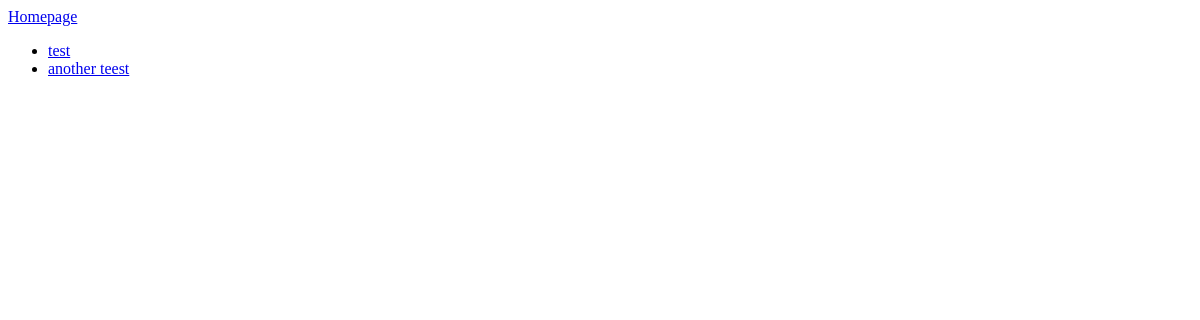
The page /buildhabits/viewhabits/ (signed in) on the database as committed earlier.
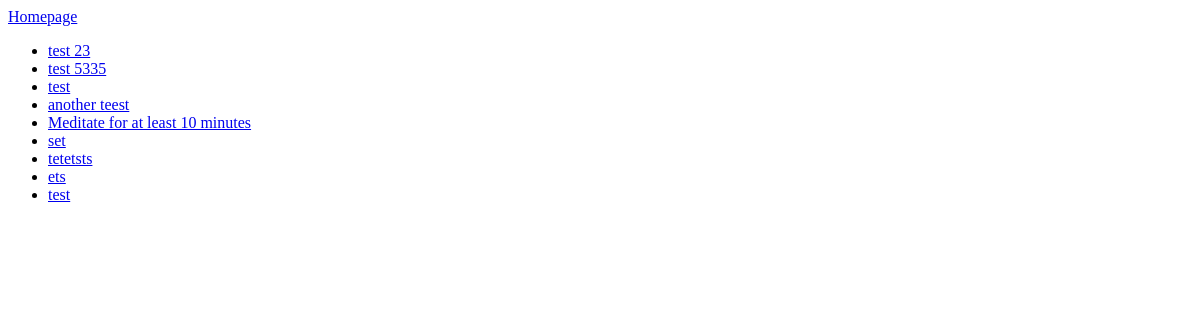
The same page on the database as committed later.
### BuildHabits/models.py (models this page shows, shortened)
class Habit(models.Model):
	habit_text = models.CharField(max_length=50)
	belongs_to = models.CharField(max_length=150)
	date_added = models.DateTimeField("date added")
	occurrence = models.IntegerField()
	last_modified = models.DateTimeField("date habit was last changed", default=getTodaysDate())

### BuildHabits/views.py (the view)
# urls.py: path('viewhabits/', views.viewHabits.as_view(), name='viewhabits'),
class viewHabits(generic.ListView):
	template_name = 'BuildHabits/viewhabits.html'
	context_object_name = 'allHabits'
	def get(self, request):
		if not request.user.is_authenticated:
			return HttpResponseRedirect(reverse('buildhabits:login'))
		query = self.my_get_queryset(request)
		return render(request, 'BuildHabits/viewhabits.html', {'allHabits':query})
	def my_get_queryset(self, request):
		queryset = Habit.objects.filter(belongs_to=request.user)
		return queryset.order_by('-date_added')

### BuildHabits/templates/BuildHabits/viewhabits.html
<a href="{% url 'buildhabits:homepage' %}">Homepage</a>
{% if allHabits %}
	<ul>
	{% for habit in allHabits %}
		<li><a href="{% url 'buildhabits:habitdetails' habit.id %}">{{ habit.habit_text }}</a></li>
	{% endfor %}
	</ul>
{% else %}
	<p> You didn't enter any habits <p>
{% endif %}

Rows that differ between the two databases and show on the page:
added Habit: habit_text "test 23"
added Habit: habit_text "test 5335"
added Habit: habit_text "Meditate for at least 10 minutes"
added Habit: habit_text "set"
added Habit: habit_text "tetetsts"
added Habit: habit_text "ets"
added Habit: habit_text "test"
